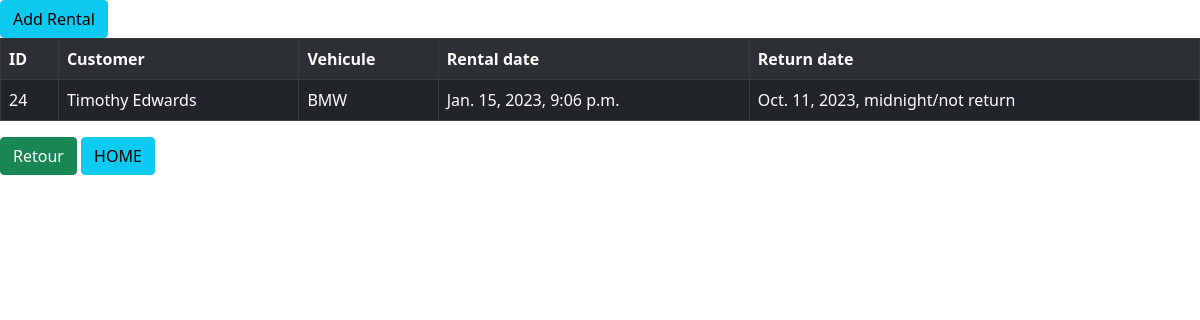
Page /rent/rental/24 on the committed database.
### rent/models.py (models this page shows, shortened)
class Rental(models.Model):
    rental_date = models.DateTimeField(auto_now_add=True)
    return_date = models.DateTimeField()
    customer = models.ForeignKey(Customer, related_name="customer", on_delete=models.CASCADE)
    vehicule = models.ForeignKey(Vehicule, related_name="vehicule", on_delete=models.CASCADE)
    class Meta:
        ordering = ['rental_date']

class Customer(models.Model):
    first_name = models.CharField(max_length=50)
    last_name = models.CharField(max_length=50)
    email = models.EmailField(max_length=254)
    phone_number = PhoneNumberField()
    address = models.CharField(max_length=50)
    city = models.CharField(max_length=50)
    country = models.CharField(max_length=50)
    def __str__(self):
        return self.first_name + ' ' + self.last_name
    class Meta:
        ordering = ['first_name', 'last_name']

class Vehicule(models.Model):
    vehicule_type = models.ForeignKey(VehiculeType, related_name="Type", on_delete=models.CASCADE)
    date_created = models.DateTimeField(auto_now_add=True)
    real_cost = models.FloatField()
    vehicule_size = models.ForeignKey(VehiculeSize, related_name="Size", on_delete=models.CASCADE)
    def __str__(self):
        return str(self.vehicule_type)

class VehiculeType(models.Model):
    name = models.CharField(max_length=50)
    def __str__(self):
        return self.name

### rent/views.py (the view)
# urls.py: path('rent/rental/', views.rentallist, name="rentallist" ),
def rentallist(request, id=0):
    if id == 0:
        rental = Rental.objects.all()
        page = Paginator(rental, 4)
        pge = request.GET.get('page')
        cust = page.get_page(pge)
        var = 0
        return render(request, 'rent/rentallist.html', {'models': cust, 'len': var})
    else:
        rental = Rental.objects.filter(id=id)
        var = 1
        return render(request, 'rent/rentallist.html', {'models': rental, 'len': var})

### rent/templates/rent/rentallist.html (shortened to what this page needs)
{% extends 'rent/home.html' %}
{% block content %}
<a href=" {% url 'addRental' %} "><button class=" btn btn-info">Add Rental</button></a>
<table class = "table table-striped table-dark table-bordered">
    <tr>
        <th>ID</th>
        <th>Customer</th>
        <th>Vehicule</th>
        {% if len == 1 %}
            <th>Rental date</th>
            <th>Return date</th>
        {% endif %}
    </tr>
    {% for model in models %}
    <tr>
        <td> {{model.id}} </td>
        <td>{{model.customer}} </td>
        <td>{{model.vehicule}}</td>
        {% if len == 1 %}
            <td> {{model.rental_date}} </td>
            <td> {{model.return_date}}/not return </td>
        {%endif%}
     </tr>
    {% endfor %}
</table>
{% if len == 1 %}
            <a href="{% url 'rentallist' %}"><button class = "btn btn-success">Retour</button></a>
{%endif%}
<a href="{% url 'home0' %}"><button class="btn btn-info">HOME</button></a>
{% endblock content %}

### rows in the picture
Rental: id "24", customer "Timothy Edwards", vehicule "BMW", rental_date "Jan. 15, 2023, 9:06 p.m.", return_date "Oct. 11, 2023, midnight"
